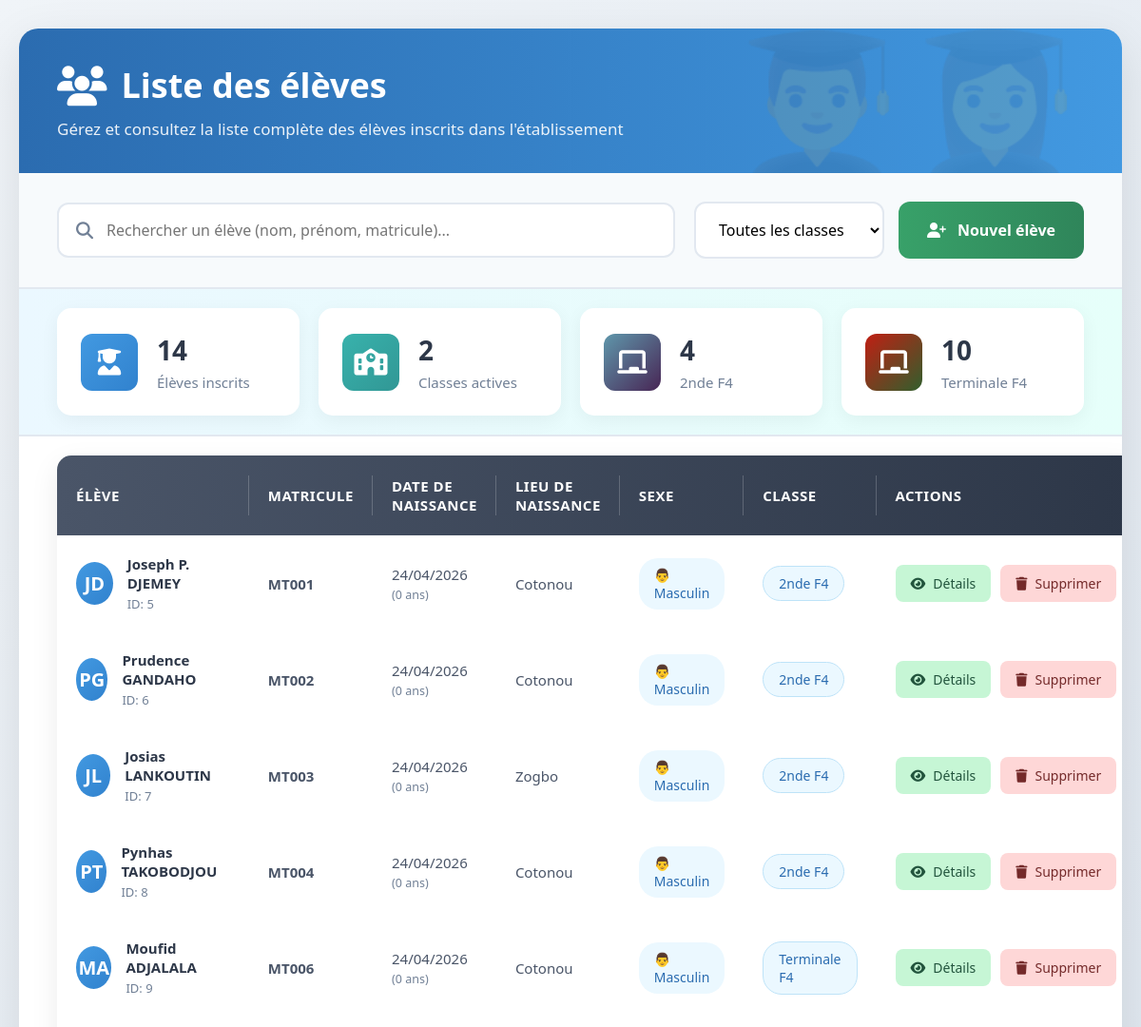
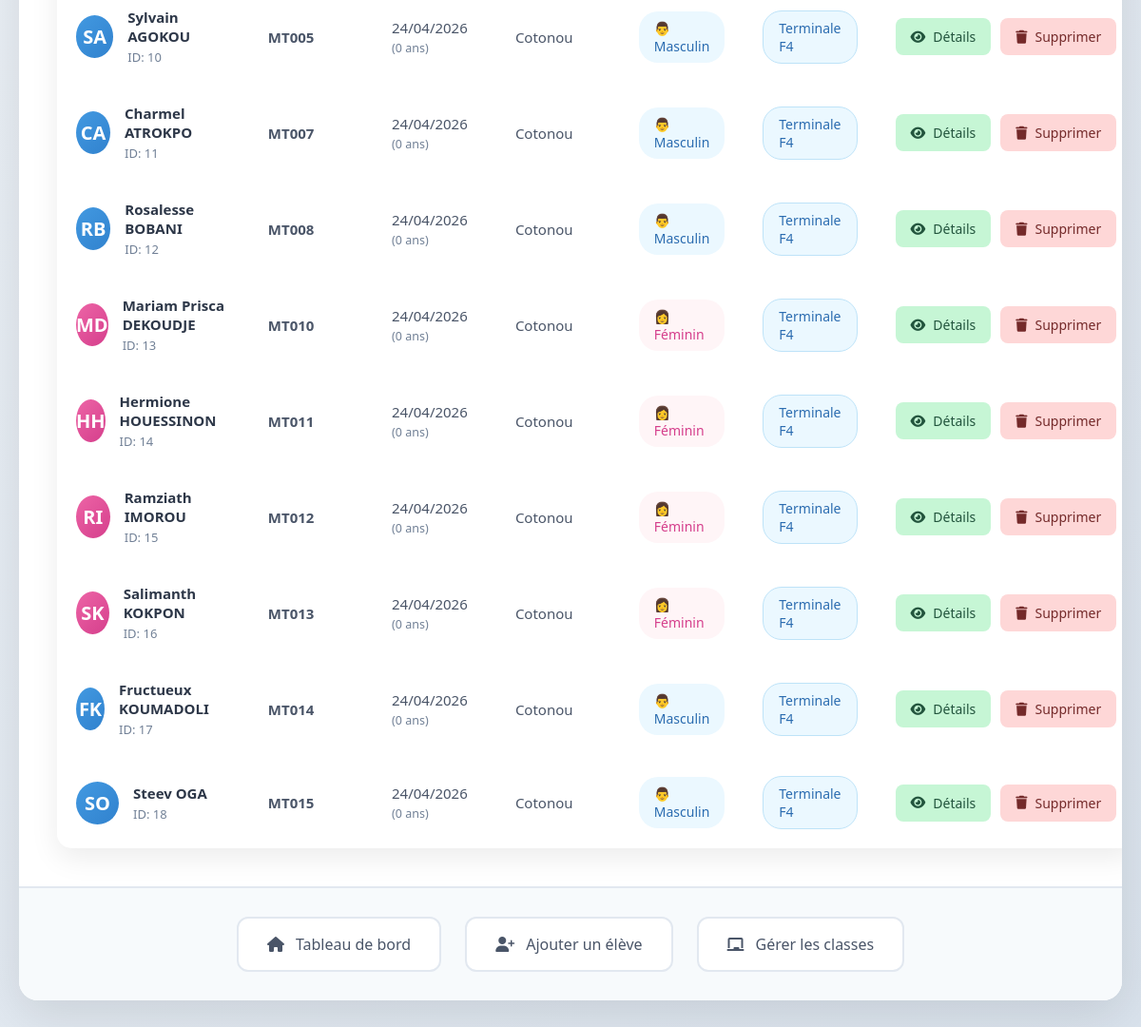
The app's page /Ecole/eleves/liste.php (signed in) with its own data (2 pictures, top to bottom).
### tables this page shows
CREATE TABLE `eleves` (
  `id` int(11) NOT NULL,
  `matricule` varchar(30) DEFAULT NULL,
  `nom` varchar(50) DEFAULT NULL,
  `prenom` varchar(50) DEFAULT NULL,
  `classe_id` int(11) DEFAULT NULL,
  `date_naissance` date NOT NULL,
  `lieu_naissance` varchar(100) NOT NULL,
  `sexe` enum('M','F') NOT NULL
);

CREATE TABLE `classes` (
  `id` int(11) NOT NULL,
  `nom_classe` varchar(20) NOT NULL
);

### Ecole/eleves/liste.php (the view, shortened to what this page needs)
<?php
require_once '../config/database.php';
$search = isset($_GET['search']) ? trim($_GET['search']) : '';
$sql = "
    SELECT e.id, e.matricule, e.nom, e.prenom, e.date_naissance,
           e.lieu_naissance, e.sexe, c.nom_classe, c.id as classe_id
    FROM eleves e
    JOIN classes c ON e.classe_id = c.id
    WHERE 1=1
";
$params = [];
$sql .= " ORDER BY c.nom_classe, e.nom, e.prenom";
$stmt = $pdo->prepare($sql);
$stmt->execute($params);
$eleves = $stmt->fetchAll();
$stmt_classes = $pdo->query("SELECT id, nom_classe FROM classes ORDER BY nom_classe");
$classes = $stmt_classes->fetchAll();
$stats = [];
foreach ($eleves as $e) {
    if (!isset($stats[$e['nom_classe']])) {
        $stats[$e['nom_classe']] = 0;
    }
    $stats[$e['nom_classe']]++;
}
?>
<!DOCTYPE html>
<html lang="fr">
<head>
    <link rel="stylesheet" href="https://cdnjs.cloudflare.com/ajax/libs/font-awesome/6.4.0/css/all.min.css">
</head>
<body>
    <div class="container">
        <div class="header">
            <h1><i class="fas fa-users"></i> Liste des élèves</h1>
            <p>Gérez et consultez la liste complète des élèves inscrits dans l'établissement</p>
        </div>
        <div class="controls">
            <div class="search-box">
                <i class="fas fa-search"></i>
                <input type="text" id="search" name="search"
                    placeholder="Rechercher un élève (nom, prénom, matricule)..."
                    value="<?php echo htmlspecialchars($search); ?>">
            </div>
            <div class="filter-box">
                <select id="classe_filter" name="classe">
                    <option value="">Toutes les classes</option>
                </select>
                <button class="btn-add" onclick="window.location.href='ajouter.php'">
                    <i class="fas fa-user-plus"></i> Nouvel élève
                </button>
            </div>
        </div>
        <div class="stats">
            <div class="stat-card">
                <div class="stat-icon total">
                    <i class="fas fa-user-graduate"></i>
                </div>
                <div class="stat-content">
                    <h3><?php echo count($eleves); ?></h3>
                    <p>Élèves inscrits</p>
                </div>
            </div>
            <div class="stat-card">
                <div class="stat-icon classes">
                    <i class="fas fa-school"></i>
                </div>
                <div class="stat-content">
                    <h3><?php echo count($classes); ?></h3>
                    <p>Classes actives</p>
                </div>
            </div>
            <?php if (!empty($stats)): ?>
            <?php foreach ($stats as $classe_nom => $count): ?>
            <div class="stat-card">
                <div class="stat-icon"
                    style="background: linear-gradient(135deg, #<?php echo substr(md5($classe_nom), 0, 6); ?>, #<?php echo substr(md5($classe_nom), 6, 6); ?>);">
                    <i class="fas fa-chalkboard"></i>
                </div>
                <div class="stat-content">
                    <h3><?php echo $count; ?></h3>
                    <p><?php echo htmlspecialchars($classe_nom); ?></p>
                </div>
            </div>
            <?php endforeach; ?>
            <?php endif; ?>
        </div>
        <div class="table-container">
            <?php if (empty($eleves)): ?>
            <div class="empty-state">
                <i class="fas fa-user-slash"></i>
                <h3>Aucun élève trouvé</h3>
                <p><?php echo $search ? 'Aucun résultat pour "' . htmlspecialchars($search) . '"' : 'Aucun élève inscrit pour le moment'; ?>
                </p>
                <br>
                <a href="ajouter.php" class="btn-add">
                    <i class="fas fa-user-plus"></i> Ajouter le premier élève
                </a>
            </div>
            <?php else: ?>
            <table class="students-table">
                <thead>
                    <tr>
                        <th>Élève</th>
                        <th>Matricule</th>
                        <th>Date de naissance</th>
                        <th>Lieu de naissance</th>
                        <th>Sexe</th>
                        <th>Classe</th>
                        <th>Actions</th>
                    </tr>
                </thead>
                <tbody>
                    <?php foreach ($eleves as $e):
                            $initials = strtoupper(substr($e['prenom'], 0, 1) . substr($e['nom'], 0, 1));
                            $age = date_diff(date_create($e['date_naissance']), date_create('today'))->y;
                        ?>
                    <tr>
                        <td>
                            <div class="student-info">
                                <div class="student-avatar <?php echo $e['sexe']; ?>">
                                    <?php echo $initials; ?>
                                </div>
                                <div>
                                    <div class="student-name">
                                        <?php echo htmlspecialchars($e['prenom'] . ' ' . $e['nom']); ?>
                                    </div>
                                    <div class="student-matricule">
                                        ID: <?php echo $e['id']; ?>
                                    </div>
                                </div>
                            </div>
                        </td>
                        <td>
                            <strong><?php echo htmlspecialchars($e['matricule']); ?></strong>
                        </td>
                        <td>
                            <?php echo date('d/m/Y', strtotime($e['date_naissance'])); ?>
                            <br>
                            <small style="color: #718096;">(<?php echo $age; ?> ans)</small>
                        </td>
                        <td><?php echo htmlspecialchars($e['lieu_naissance']); ?></td>
                        <td>
                            <span class="sexe-badge <?php echo $e['sexe']; ?>">
                                <?php echo $e['sexe'] == 'M' ? '👨 Masculin' : '👩 Féminin'; ?>
                            </span>
                        </td>
                        <td>
                            <span class="class-badge">
                                <?php echo htmlspecialchars($e['nom_classe']); ?>
                            </span>
                        </td>
                        <td>
                            <div class="actions">
                                <a href="details.php?id=<?php echo $e['id']; ?>" class="btn-action btn-view"
                                    title="Voir les détails">
                                    <i class="fas fa-eye"></i> Détails
                                </a>
                                <a href="?delete=<?php echo $e['id']; ?>" class="btn-action btn-delete"
                                    title="Supprimer"
                                    onclick="return confirmDelete('<?php echo addslashes($e['prenom'] . ' ' . $e['nom']); ?>')">
                                    <i class="fas fa-trash"></i> Supprimer
                                </a>
                            </div>
                        </td>
                    </tr>
                    <?php endforeach; ?>
                </tbody>
            </table>
            <?php endif; ?>
        </div>
        <div class="nav-links">
            <a href="../accueil.php">
                <i class="fas fa-home"></i> Tableau de bord
            </a>
            <a href="ajouter.php">
                <i class="fas fa-user-plus"></i> Ajouter un élève
            </a>
            <a href="../classes/liste.php">
                <i class="fas fa-chalkboard"></i> Gérer les classes
            </a>
        </div>
    </div>
</body>
</html>

### records on screen
eleves: initials "JD", prenom+nom "Joseph P. DJEMEY", id "5", matricule "MT001", date_naissance "24/04/2026", date_naissance "0", lieu_naissance "Cotonou", sexe "👨 Masculin", classe.nom_classe "2nde F4"
eleves: initials "PG", prenom+nom "Prudence GANDAHO", id "6", matricule "MT002", date_naissance "24/04/2026", date_naissance "0", lieu_naissance "Cotonou", sexe "👨 Masculin", classe.nom_classe "2nde F4"
eleves: initials "JL", prenom+nom "Josias LANKOUTIN", id "7", matricule "MT003", date_naissance "24/04/2026", date_naissance "0", lieu_naissance "Zogbo", sexe "👨 Masculin", classe.nom_classe "2nde F4"
eleves: initials "PT", prenom+nom "Pynhas TAKOBODJOU", id "8", matricule "MT004", date_naissance "24/04/2026", date_naissance "0", lieu_naissance "Cotonou", sexe "👨 Masculin", classe.nom_classe "2nde F4"
eleves: initials "MA", prenom+nom "Moufid ADJALALA", id "9", matricule "MT006", date_naissance "24/04/2026", date_naissance "0", lieu_naissance "Cotonou", sexe "👨 Masculin", classe.nom_classe "Terminale F4"
eleves: initials "SA", prenom+nom "Sylvain AGOKOU", id "10", matricule "MT005", date_naissance "24/04/2026", date_naissance "0", lieu_naissance "Cotonou", sexe "👨 Masculin", classe.nom_classe "Terminale F4"
eleves: initials "CA", prenom+nom "Charmel ATROKPO", id "11", matricule "MT007", date_naissance "24/04/2026", date_naissance "0", lieu_naissance "Cotonou", sexe "👨 Masculin", classe.nom_classe "Terminale F4"
eleves: initials "RB", prenom+nom "Rosalesse BOBANI", id "12", matricule "MT008", date_naissance "24/04/2026", date_naissance "0", lieu_naissance "Cotonou", sexe "👨 Masculin", classe.nom_classe "Terminale F4"
eleves: initials "MD", prenom+nom "Mariam Prisca DEKOUDJE", id "13", matricule "MT010", date_naissance "24/04/2026", date_naissance "0", lieu_naissance "Cotonou", sexe "👩 Féminin", classe.nom_classe "Terminale F4"
eleves: initials "HH", prenom+nom "Hermione HOUESSINON", id "14", matricule "MT011", date_naissance "24/04/2026", date_naissance "0", lieu_naissance "Cotonou", sexe "👩 Féminin", classe.nom_classe "Terminale F4"
eleves: initials "RI", prenom+nom "Ramziath IMOROU", id "15", matricule "MT012", date_naissance "24/04/2026", date_naissance "0", lieu_naissance "Cotonou", sexe "👩 Féminin", classe.nom_classe "Terminale F4"
eleves: initials "SK", prenom+nom "Salimanth KOKPON", id "16", matricule "MT013", date_naissance "24/04/2026", date_naissance "0", lieu_naissance "Cotonou", sexe "👩 Féminin", classe.nom_classe "Terminale F4"
eleves: initials "FK", prenom+nom "Fructueux KOUMADOLI", id "17", matricule "MT014", date_naissance "24/04/2026", date_naissance "0", lieu_naissance "Cotonou", sexe "👨 Masculin", classe.nom_classe "Terminale F4"
eleves: initials "SO", prenom+nom "Steev OGA", id "18", matricule "MT015", date_naissance "24/04/2026", date_naissance "0", lieu_naissance "Cotonou", sexe "👨 Masculin", classe.nom_classe "Terminale F4"

### other values on screen
count($eleves) "14"
count($classes) "2"
$count "4"
$classe_nom "2nde F4"
$count "10"
$classe_nom "Terminale F4"
